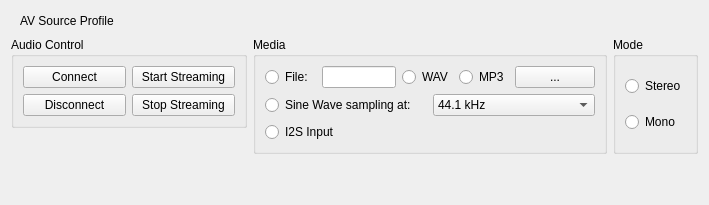
          <widget class="QWidget" name="tabDualA2DP">
           <attribute name="title">
            <string>DualA2DP</string>
           </attribute>
           <layout class="QGridLayout" name="gridLayout_42" rowstretch="0,0,0" columnstretch="2,3,0">
            <item row="2" column="0">
             <spacer name="verticalSpacer_1">
              <property name="orientation">
               <enum>Qt::Vertical</enum>
              </property>
              <property name="sizeHint" stdset="0">
               <size>
                <width>20</width>
                <height>40</height>
               </size>
              </property>
             </spacer>
            </item>
            <item row="1" column="0" alignment="Qt::AlignTop">
             <widget class="QGroupBox" name="groupBox_15">
              <property name="title">
               <string>Audio Control</string>
              </property>
              <layout class="QGridLayout" name="gridLayout_44">
               <property name="bottomMargin">
                <number>9</number>
               </property>
               <item row="0" column="0">
                <widget class="QPushButton" name="btnConnectAudio_DualA2DP">
                 <property name="text">
                  <string>Connect</string>
                 </property>
                </widget>
               </item>
               <item row="0" column="1">
                <widget class="QPushButton" name="btnStartAudio_DualA2DP">
                 <property name="text">
                  <string>Start Streaming</string>
                 </property>
                </widget>
               </item>
               <item row="1" column="0">
                <widget class="QPushButton" name="btnDisconnectAudio_DualA2DP">
                 <property name="text">
                  <string>Disconnect</string>
                 </property>
                </widget>
               </item>
               <item row="1" column="1">
                <widget class="QPushButton" name="btnStopAudio_DualA2DP">
                 <property name="text">
                  <string>Stop Streaming</string>
                 </property>
                </widget>
               </item>
              </layout>
             </widget>
            </item>
            <item row="1" column="2">
             <widget class="QGroupBox" name="groupBox_16">
              <property name="title">
               <string>Mode</string>
              </property>
              <layout class="QVBoxLayout" name="verticalLayout_11">
               <item>
                <widget class="QRadioButton" name="rbAudioModeSterio_DualA2DP">
                 <property name="text">
                  <string>Stereo</string>
                 </property>
                </widget>
               </item>
               <item>
                <widget class="QRadioButton" name="rbAudioModeMono_DualA2DP">
                 <property name="text">
                  <string>Mono</string>
                 </property>
                </widget>
               </item>
              </layout>
             </widget>
            </item>
            <item row="0" column="0">
             <layout class="QHBoxLayout" name="horizontalLayout_43">
              <property name="leftMargin">
               <number>9</number>
              </property>
              <property name="rightMargin">
               <number>9</number>
              </property>
              <item>
               <widget class="QLabel" name="label_92">
                <property name="sizePolicy">
                 <sizepolicy hsizetype="Preferred" vsizetype="Preferred">
                  <horstretch>0</horstretch>
                  <verstretch>0</verstretch>
                 </sizepolicy>
                </property>
                <property name="text">
                 <string>AV Source Profile</string>
                </property>
               </widget>
              </item>
              <item>
               <spacer name="horizontalSpacer_39">
                <property name="orientation">
                 <enum>Qt::Horizontal</enum>
                </property>
                <property name="sizeHint" stdset="0">
                 <size>
                  <width>40</width>
                  <height>20</height>
                 </size>
                </property>
               </spacer>
              </item>
             </layout>
            </item>
            <item row="1" column="1">
             <widget class="QGroupBox" name="groupBox_10">
              <property name="title">
               <string>Media</string>
              </property>
              <layout class="QVBoxLayout" name="verticalLayout_12">
               <property name="bottomMargin">
                <number>9</number>
               </property>
               <item>
                <layout class="QHBoxLayout" name="horizontalLayout_44">
                 <item>
                  <widget class="QRadioButton" name="rbAudioSrcFile_DualA2DP">
                   <property name="text">
                    <string>File: </string>
                   </property>
                  </widget>
                 </item>
                 <item>
                  <widget class="QLineEdit" name="edAudioFile_DualA2DP"/>
                 </item>
                 <item>
                  <widget class="QRadioButton" name="rbAudioFileFormatWav_DualA2DP">
                   <property name="text">
                    <string>WAV</string>
                   </property>
                   <attribute name="buttonGroup">
                    <string notr="true">buttonGroup_2</string>
                   </attribute>
                  </widget>
                 </item>
                 <item>
                  <widget class="QRadioButton" name="rbAudioFileFormatMp3_DualA2DP">
                   <property name="text">
                    <string>MP3</string>
                   </property>
                   <attribute name="buttonGroup">
                    <string notr="true">buttonGroup_2</string>
                   </attribute>
                  </widget>
                 </item>
                 <item>
                  <widget class="QPushButton" name="btnFindAudioFile_DualA2DP">
                   <property name="text">
                    <string>...</string>
                   </property>
                  </widget>
                 </item>
                </layout>
               </item>
               <item>
                <layout class="QHBoxLayout" name="horizontalLayout_45">
                 <item>
                  <widget class="QRadioButton" name="rbAudioSrcSine_DualA2DP">
                   <property name="text">
                    <string>Sine Wave sampling at:</string>
                   </property>
                  </widget>
                 </item>
                 <item>
                  <widget class="QComboBox" name="cbSineFreq_DualA2DP">
                   <item>
                    <property name="text">
                     <string>44.1 kHz</string>
                    </property>
                   </item>
                   <item>
                    <property name="text">
                     <string>48 kHz</string>
                    </property>
                   </item>
                  </widget>
                 </item>
                </layout>
               </item>
               <item>
                <layout class="QHBoxLayout" name="horizontalLayout_46">
                 <item>
                  <widget class="QRadioButton" name="rbAudioSrcI2S_DualA2DP">
                   <property name="text">
                    <string>I2S Input</string>
                   </property>
                  </widget>
                 </item>
                </layout>
               </item>
              </layout>
             </widget>
            </item>
           </layout>
          </widget>
